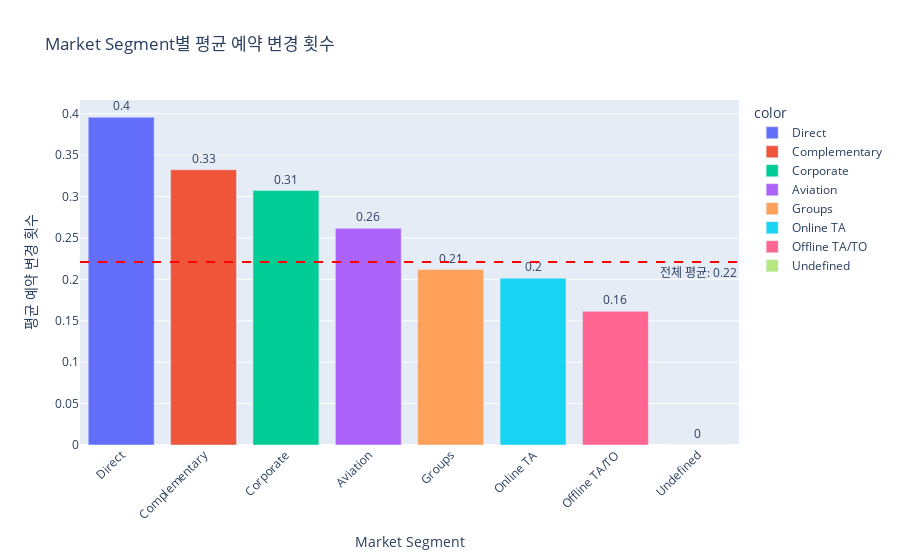

Write notebook code for a chart like this one.
### Markdown cell above
**Market Segment와 예약 변경 횟수 관계 분석 결과 요약:** Market Segment별 평균 예약 변경 횟수를 분석한 결과 Complementary 세그먼트의 평균 예약 변경 횟수가 가장 많았습니다. Offline TA/TO 세그먼트가 가장 적었습니다. Direct 및 Groups 세그먼트도 비교적 예약 변경이 잦은 편이었습니다.

### Code cell
import plotly.express as px

# Market Segment별 평균 예약 변경 횟수 계산
avg_booking_changes_by_segment = df.groupby('market_segment')['booking_changes'].mean().sort_values(ascending=False)

print("\nMarket Segment별 평균 예약 변경 횟수:")
display(avg_booking_changes_by_segment)

# 전체 평균 예약 변경 횟수 계산
overall_avg_booking_changes = df['booking_changes'].mean()
print(f"\n전체 평균 예약 변경 횟수: {overall_avg_booking_changes:.2f}")


# Market Segment별 평균 예약 변경 횟수 시각화 (Plotly 막대 그래프)
fig = px.bar(x=avg_booking_changes_by_segment.index, y=avg_booking_changes_by_segment.values,
             title='Market Segment별 평균 예약 변경 횟수',
             labels={'x': 'Market Segment', 'y': '평균 예약 변경 횟수'},
             color=avg_booking_changes_by_segment.index, # 각 막대에 다른 색상 적용
             color_discrete_sequence=px.colors.qualitative.Plotly,
             text=avg_booking_changes_by_segment.values.round(2)) # 막대 위에 텍스트로 평균 예약 변경 횟수 표시 (소수점 둘째 자리까지)

# 전체 평균 예약 변경 횟수 점선 추가
fig.add_hline(y=overall_avg_booking_changes, line_dash="dash", line_color="red", annotation_text=f"전체 평균: {overall_avg_booking_changes:.2f}", annotation_position="bottom right")


fig.update_layout(xaxis_tickangle=-45) # x축 레이블 각도 조절
fig.update_traces(textposition='outside') # 텍스트 위치를 막대 외부에 표시
fig.show()

### Figure 1 — Plotly figure (JSON) as saved in the notebook; plotly's stock layout.template omitted (floating-point values rounded to 4 significant figures)
{"data": [{"hovertemplate": "color=Direct<br>Market Segment=%{x}<br>평균 예약 변경 횟수=%{y}<br>text=%{text}<extra></extra>", "legendgroup": "Direct", "marker": {"color": "#636EFA", "pattern": {"shape": ""}}, "name": "Direct", "orientation": "v", "showlegend": true, "text": [0.4], "textposition": "outside", "type": "bar", "x": ["Direct"], "xaxis": "x", "y": [0.3958], "yaxis": "y"}, {"hovertemplate": "color=Complementary<br>Market Segment=%{x}<br>평균 예약 변경 횟수=%{y}<br>text=%{text}<extra></extra>", "legendgroup": "Complementary", "marker": {"color": "#EF553B", "pattern": {"shape": ""}}, "name": "Complementary", "orientation": "v", "showlegend": true, "text": [0.33], "textposition": "outside", "type": "bar", "x": ["Complementary"], "xaxis": "x", "y": [0.3324], "yaxis": "y"}, {"hovertemplate": "color=Corporate<br>Market Segment=%{x}<br>평균 예약 변경 횟수=%{y}<br>text=%{text}<extra></extra>", "legendgroup": "Corporate", "marker": {"color": "#00CC96", "pattern": {"shape": ""}}, "name": "Corporate", "orientation": "v", "showlegend": true, "text": [0.31], "textposition": "outside", "type": "bar", "x": ["Corporate"], "xaxis": "x", "y": [0.3073], "yaxis": "y"}, {"hovertemplate": "color=Aviation<br>Market Segment=%{x}<br>평균 예약 변경 횟수=%{y}<br>text=%{text}<extra></extra>", "legendgroup": "Aviation", "marker": {"color": "#AB63FA", "pattern": {"shape": ""}}, "name": "Aviation", "orientation": "v", "showlegend": true, "text": [0.26], "textposition": "outside", "type": "bar", "x": ["Aviation"], "xaxis": "x", "y": [0.2616], "yaxis": "y"}, {"hovertemplate": "color=Groups<br>Market Segment=%{x}<br>평균 예약 변경 횟수=%{y}<br>text=%{text}<extra></extra>", "legendgroup": "Groups", "marker": {"color": "#FFA15A", "pattern": {"shape": ""}}, "name": "Groups", "orientation": "v", "showlegend": true, "text": [0.21], "textposition": "outside", "type": "bar", "x": ["Groups"], "xaxis": "x", "y": [0.2118], "yaxis": "y"}, {"hovertemplate": "color=Online TA<br>Market Segment=%{x}<br>평균 예약 변경 횟수=%{y}<br>text=%{text}<extra></extra>", "legendgroup": "Online TA", "marker": {"color": "#19D3F3", "pattern": {"shape": ""}}, "name": "Online TA", "orientation": "v", "showlegend": true, "text": [0.2], "textposition": "outside", "type": "bar", "x": ["Online TA"], "xaxis": "x", "y": [0.2013], "yaxis": "y"}, {"hovertemplate": "color=Offline TA/TO<br>Market Segment=%{x}<br>평균 예약 변경 횟수=%{y}<br>text=%{text}<extra></extra>", "legendgroup": "Offline TA/TO", "marker": {"color": "#FF6692", "pattern": {"shape": ""}}, "name": "Offline TA/TO", "orientation": "v", "showlegend": true, "text": [0.16], "textposition": "outside", "type": "bar", "x": ["Offline TA/TO"], "xaxis": "x", "y": [0.1614], "yaxis": "y"}, {"hovertemplate": "color=Undefined<br>Market Segment=%{x}<br>평균 예약 변경 횟수=%{y}<br>text=%{text}<extra></extra>", "legendgroup": "Undefined", "marker": {"color": "#B6E880", "pattern": {"shape": ""}}, "name": "Undefined", "orientation": "v", "showlegend": true, "text": [0.0], "textposition": "outside", "type": "bar", "x": ["Undefined"], "xaxis": "x", "y": [0.0], "yaxis": "y"}], "layout": {"annotations": [{"showarrow": false, "text": "전체 평균: 0.22", "x": 1, "xanchor": "right", "xref": "x domain", "y": 0.2211, "yanchor": "top", "yref": "y"}], "barmode": "relative", "legend": {"title": {"text": "color"}, "tracegroupgap": 0}, "shapes": [{"line": {"color": "red", "dash": "dash"}, "type": "line", "x0": 0, "x1": 1, "xref": "x domain", "y0": 0.2211, "y1": 0.2211, "yref": "y"}], "title": {"text": "Market Segment별 평균 예약 변경 횟수"}, "xaxis": {"anchor": "y", "domain": [0, 1], "tickangle": -45, "title": {"text": "Market Segment"}}, "yaxis": {"anchor": "x", "domain": [0, 1], "title": {"text": "평균 예약 변경 횟수"}}}}
